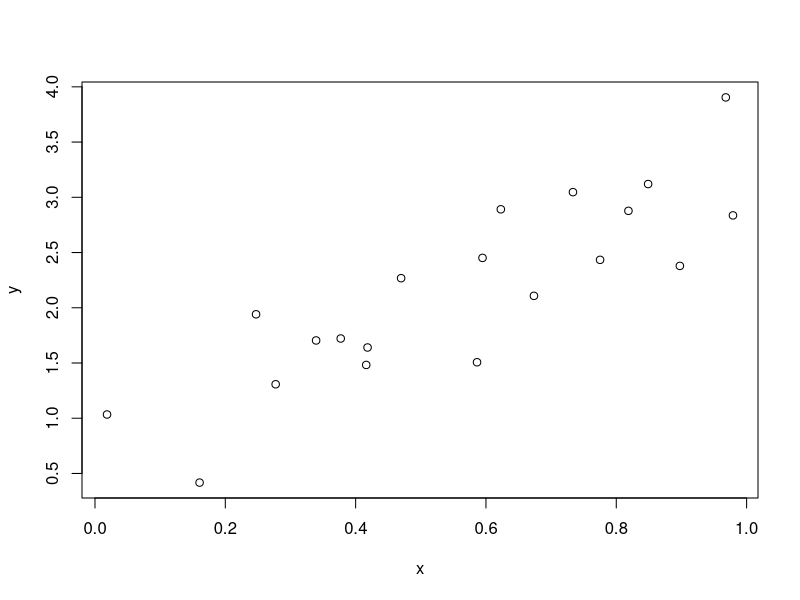
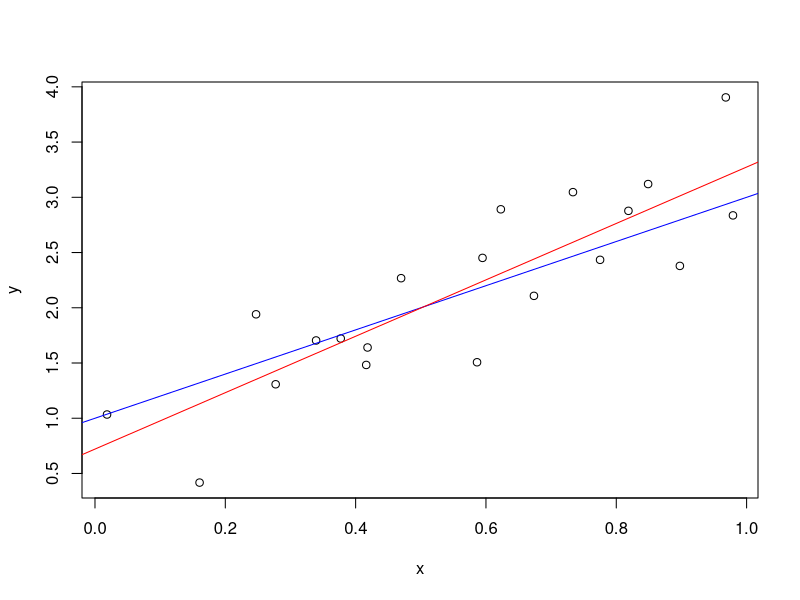

Write R code to recreate these figures, in order.
# Adrian Osterried
# Arndt Glatz


## Aufgabe 4
rm(list = ls())

least_squares_estimator <- function(x,y){
        beta <- solve(t(x) %*% x) %*% t(x) %*% y
}

# create data --------------------------------------------------------
beta <- c(1, 2)
n <- 20
x <- runif(n) 
X <- matrix(c(rep(1, n), x), ncol=2)
noise <- rnorm(n, mean=0, sd=0.5) # normally distributed noise
# sd = 0.5  =>  var = 0.5^2 = 0.25
y <- X %*% beta + noise # data from linear model with noise

# show created objects -----------------------------------------------
beta
str(x) # atomic vector length 20
str(X) # 20x2 matrix
str(noise) # atomic vector length 20
str(y) # 20x1 matrix (~ vector length 20)

# plot data ----------------------------------------------------------
plot(x, y)

beta_est <- least_squares_estimator(X,y)

plot(x,y)
abline(beta, col='blue')
abline(beta_est, col='red')
